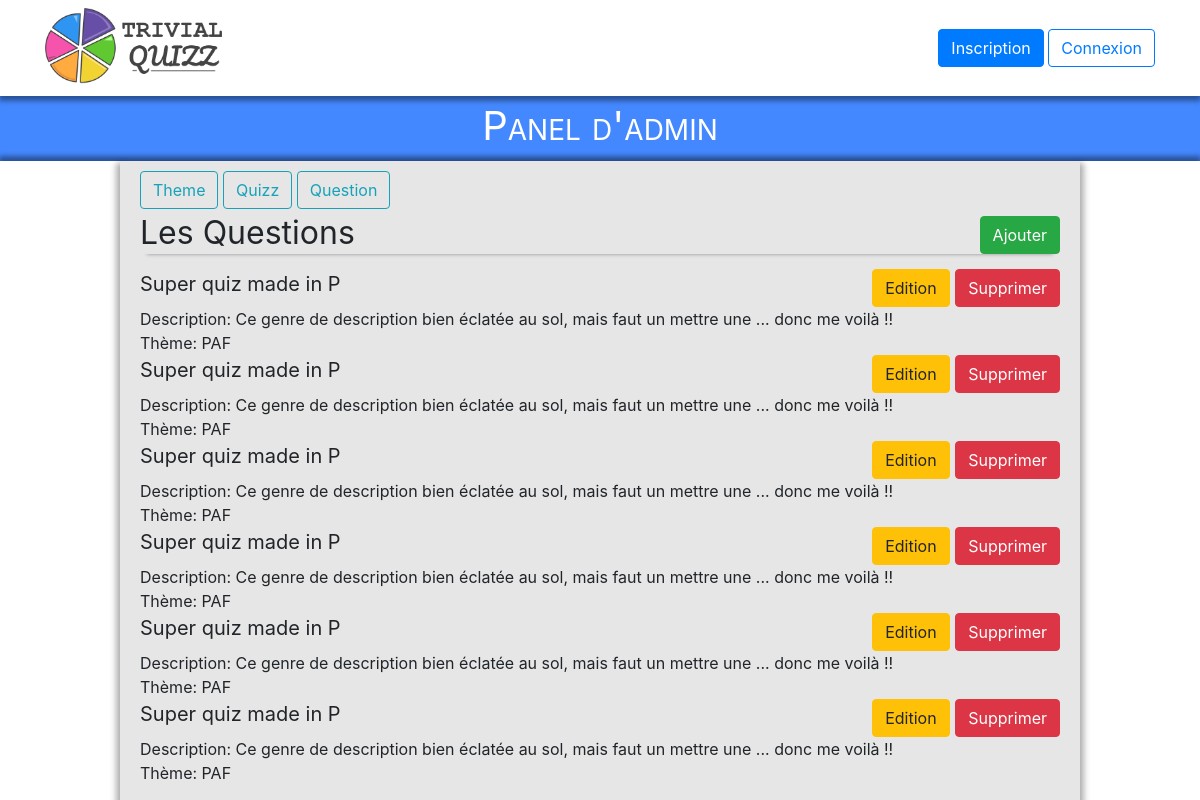
Screenshot of /admin/question.php with the database file from the repository.
### tables this page shows
CREATE TABLE quiz
(
  qui_id INTEGER NOT NULL PRIMARY KEY AUTO_INCREMENT,
  qui_nom VARCHAR(20) NOT NULL,
  qui_desc VARCHAR(200) NOT NULL,
  th_id INTEGER NOT NULL,
  FOREIGN KEY (th_id) REFERENCES theme(th_id)
);

CREATE TABLE theme
(
  th_id INTEGER NOT NULL PRIMARY KEY AUTO_INCREMENT,
  th_nom VARCHAR(50) NOT NULL,
  th_couleur VARCHAR(7) NOT NULL,
  th_description VARCHAR(500),
  th_is_principal BIT(1)
);

### include/functions.php (called while the page is built, shortened)
<?php
  function tryQueryBDD($bdd, $sql)
  {
    try {
      $request = $bdd -> query($sql);
      $result = $request -> fetchAll();
      if(empty($result)) {
        return null;
      }
      else {
        return $result;
      }
    } catch (\Exception $e) {
      return null;
    }
  }
  function loadQuizzFromSQLResult($result)
  {
    $_QUIZZ["id"] = $result["qui_id"];
    $_QUIZZ["nom"] = $result["qui_nom"];
    $_QUIZZ["desc"] = $result["qui_desc"];
    $_QUIZZ["id_theme"] = $result["th_id"];
    return $_QUIZZ;
  }
  function loadThemeFromSQLResult($result)
  {
    $_THEME["id"] = $result["th_id"];
    $_THEME["nom"] = $result["th_nom"];
    $_THEME["desc"] = $result["th_description"];
    $_THEME["couleur"] = $result["th_couleur"];
    $_THEME["is_Principal"] = $result["th_is_principal"];
    return $_THEME;
  }
  function tabFormat($data, $fonction){
    if(count($data)==1){
      $_DATA = $fonction($data[0]);
    } else {
      $_DATA[] = [];
      for($i = 0; $i<count($data); $i++)
      {
        $_DATA[$i] = $fonction($data[$i]);
      }
    }
    return $_DATA;
  }
        function getAllThemesInfos($bdd)
        {
          $data = tryQueryBDD($bdd, "SELECT * FROM theme");
          return tabFormat($data, "loadThemeFromSQLResult");
        }
        function getAllQuizzesInfos($bdd)
        {
          $data = tryQueryBDD($bdd, "SELECT * FROM quiz ORDER BY th_id");
          return tabFormat($data, "loadQuizzFromSQLResult");
        }
  function loadThemeFromTab($_THEMES, $id_Theme)
  {
    foreach($_THEMES as $_THEME)
    {
      if($_THEME["id"]==$id_Theme)
      {
        return $_THEME;
      }
    }
    return null;
  }
?>

### admin/question.php (the view, shortened to what this page needs)
<?php
  $base_location = "/trivial/trivialquizz";
  require_once "../include/liaisonbdd.php";
  require_once "../include/functions.php";
  $_THEMES = getAllThemesInfos($bdd);
  $_QUIZZES = getAllQuizzesInfos($bdd);
  $messagePasDeQuizz = "Il n'y a encore aucun Quiz de créé. Appuyez sur le bouton ajouter pour remédier à ce grave problème ! :)";
?>
<!doctype html>
<html lang="fr">
<head>
</head>
<body>
  <?php require_once "../include/navbar.php"?>
  <div class="bandeau-principal fond-bleu">
    Panel d'admin
  </div>
  <div class="cadre-global">
    <div class="cadre-central">
      <?php include "include/admin-navbar.php"?>
      <div>
        <div class="titre1">
          <div>Les Questions</div>
          <div>
            <a href="<?=$base_location?>/admin/quizz-create.php">
              <button type="button" class="btn btn-success">Ajouter</button>
            </a>
          </div>
        </div>
        <div id="containerListQuizz">
          <?php
            if ($_QUIZZES == null)
            {
              echo $messagePasDeQuizz;
            }
            else
            {
              foreach ($_QUIZZES as $_QUIZZ)
              {
                ?>
                <div id="quizzN<?= $_QUIZZ["id"] ?>">
                  <div class="titre2">
                    <div class="cat-title"><?= $_QUIZZ["nom"] ?></div>
                    <div class="edition">
                      <a href="quizz-edit.php?id=<?= $_QUIZZ["id"] ?>">
                        <button type="button" class="btn btn-warning">Edition</button>
                      </a>
                      <button id="suppressionQuizzN<?= $_QUIZZ["id"] ?>" type="button" class="btn btn-danger">Supprimer</button>
                    </div>
                  </div>
                  <div>Description: <?= $_QUIZZ["desc"] ?></div>
                  <div>Thème: <?= loadThemeFromTab($_THEMES, $_QUIZZ["id_theme"])["nom"] ?></div>
                </div>
              <?php
              }
            }
          ?>
        </div>
      </div>
    </div>
  </div>
</body>
</html>

### css/style-base.css (style rules this page uses)
.bandeau-principal { height: 65px; text-align: center; justify-content: center; align-items: center; font-size: 40px; font-variant: small-caps; }
.fond-bleu { background-color: #48f; color: white; }
.cadre-global { box-shadow: 0px -4px 5px 1px rgba(0, 0, 0, .4); display: flex; width: auto; justify-content: center; }
.cadre-central { box-shadow: 2px 5px 6px 3px rgba(0, 0, 0, .2), -2px 5px 6px 3px rgba(0, 0, 0, .2); width: 60%; height: 100%; padding: 10px 20px 15px 20px; background-color: rgb(230,230,230); }
.titre1, .titre2 { display: flex; flex-flow: row nowrap; justify-content: space-between; }
.titre1 { font-size: 2.5rem; box-shadow: 0px 7px 4px -7px rgba(0,0,0,.4); height: auto; margin-bottom: 15px; height: 60px; }
.titre2 { font-size: 20px; }
@media (min-width: 801px) and (max-width: 1200px) { .cadre-central { width: 80% !important; } }
@media (min-width: 801px) and (max-width: 1200px) { .titre1 { font-size: 2rem; height: 45px; } }

### rows the page displays
quiz: qui_nom "Super quiz made in P", qui_desc "Ce genre de description bien éclatée au sol, mais faut un mettre une ... donc me voilà !!", th.th_nom "PAF"
quiz: qui_nom "Super quiz made in P", qui_desc "Ce genre de description bien éclatée au sol, mais faut un mettre une ... donc me voilà !!", th.th_nom "PAF"
quiz: qui_nom "Super quiz made in P", qui_desc "Ce genre de description bien éclatée au sol, mais faut un mettre une ... donc me voilà !!", th.th_nom "PAF"
quiz: qui_nom "Super quiz made in P", qui_desc "Ce genre de description bien éclatée au sol, mais faut un mettre une ... donc me voilà !!", th.th_nom "PAF"
quiz: qui_nom "Super quiz made in P", qui_desc "Ce genre de description bien éclatée au sol, mais faut un mettre une ... donc me voilà !!", th.th_nom "PAF"
theme: th_nom "PAF"

### other values shown
$_QUIZZ["nom"] "Super quiz made in P"
$_QUIZZ["desc"] "Ce genre de description bien éclatée au sol, mais faut un mettre une ... donc me voilà !!"
